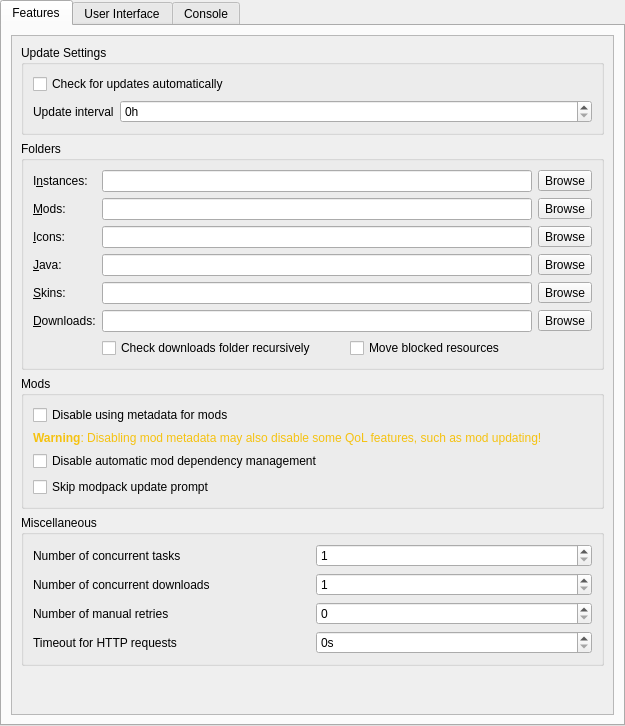
<?xml version="1.0" encoding="UTF-8"?>
<ui version="4.0">
 <class>LauncherPage</class>
 <widget class="QWidget" name="LauncherPage">
  <property name="geometry">
   <rect>
    <x>0</x>
    <y>0</y>
    <width>625</width>
    <height>726</height>
   </rect>
  </property>
  <property name="sizePolicy">
   <sizepolicy hsizetype="MinimumExpanding" vsizetype="MinimumExpanding">
    <horstretch>0</horstretch>
    <verstretch>0</verstretch>
   </sizepolicy>
  </property>
  <layout class="QVBoxLayout" name="mainLayout">
   <property name="leftMargin">
    <number>0</number>
   </property>
   <property name="topMargin">
    <number>0</number>
   </property>
   <property name="rightMargin">
    <number>0</number>
   </property>
   <property name="bottomMargin">
    <number>0</number>
   </property>
   <item>
    <widget class="QTabWidget" name="tabWidget">
     <property name="toolTip">
      <string notr="true"/>
     </property>
     <property name="tabShape">
      <enum>QTabWidget::Rounded</enum>
     </property>
     <property name="currentIndex">
      <number>0</number>
     </property>
     <widget class="QWidget" name="featuresTab">
      <attribute name="title">
       <string>Features</string>
      </attribute>
      <layout class="QVBoxLayout" name="verticalLayout_9">
       <item>
        <widget class="QScrollArea" name="scrollArea">
         <property name="horizontalScrollBarPolicy">
          <enum>Qt::ScrollBarAsNeeded</enum>
         </property>
         <property name="widgetResizable">
          <bool>true</bool>
         </property>
         <widget class="QWidget" name="scrollAreaWidgetContents">
          <property name="geometry">
           <rect>
            <x>0</x>
            <y>0</y>
            <width>591</width>
            <height>837</height>
           </rect>
          </property>
          <layout class="QVBoxLayout" name="verticalLayout_8">
           <item>
            <widget class="QGroupBox" name="updateSettingsBox">
             <property name="title">
              <string>Update Settings</string>
             </property>
             <layout class="QVBoxLayout" name="verticalLayout_7">
              <item>
               <widget class="QCheckBox" name="autoUpdateCheckBox">
                <property name="text">
                 <string>Check for updates automatically</string>
                </property>
               </widget>
              </item>
              <item>
               <layout class="QFormLayout" name="updateSetingsLayout">
                <item row="0" column="0">
                 <widget class="QLabel" name="updateIntervalLabel">
                  <property name="text">
                   <string>Update interval</string>
                  </property>
                 </widget>
                </item>
                <item row="0" column="1">
                 <widget class="QSpinBox" name="updateIntervalSpinBox">
                  <property name="toolTip">
                   <string>Set it to 0 to only check on launch</string>
                  </property>
                  <property name="suffix">
                   <string>h</string>
                  </property>
                  <property name="minimum">
                   <number>0</number>
                  </property>
                  <property name="maximum">
                   <number>99999999</number>
                  </property>
                 </widget>
                </item>
               </layout>
              </item>
             </layout>
            </widget>
           </item>
           <item>
            <widget class="QGroupBox" name="foldersBox">
             <property name="title">
              <string>Folders</string>
             </property>
             <layout class="QGridLayout" name="foldersBoxLayout">
              <item row="8" column="0">
               <widget class="QLabel" name="labelDownloadsDir">
                <property name="text">
                 <string>&amp;Downloads:</string>
                </property>
                <property name="buddy">
                 <cstring>downloadsDirTextBox</cstring>
                </property>
               </widget>
              </item>
              <item row="8" column="2">
               <widget class="QToolButton" name="downloadsDirBrowseBtn">
                <property name="text">
                 <string>Browse</string>
                </property>
               </widget>
              </item>
              <item row="2" column="1">
               <widget class="QLineEdit" name="iconsDirTextBox"/>
              </item>
              <item row="3" column="1">
               <widget class="QLineEdit" name="javaDirTextBox"/>
              </item>
              <item row="4" column="0">
               <widget class="QLabel" name="labelSkinsDir">
                <property name="text">
                 <string>&amp;Skins:</string>
                </property>
                <property name="buddy">
                 <cstring>skinsDirTextBox</cstring>
                </property>
               </widget>
              </item>
              <item row="2" column="0">
               <widget class="QLabel" name="labelIconsDir">
                <property name="text">
                 <string>&amp;Icons:</string>
                </property>
                <property name="buddy">
                 <cstring>iconsDirTextBox</cstring>
                </property>
               </widget>
              </item>
              <item row="9" column="1" colspan="2">
               <layout class="QHBoxLayout" name="downloadModsCheckLayout">
                <item>
                 <widget class="QCheckBox" name="downloadsDirWatchRecursiveCheckBox">
                  <property name="toolTip">
                   <string>When enabled, in addition to the downloads folder, its sub folders will also be searched when looking for resources (e.g. when looking for blocked mods on CurseForge).</string>
                  </property>
                  <property name="text">
                   <string>Check downloads folder recursively</string>
                  </property>
                 </widget>
                </item>
                <item>
                 <widget class="QCheckBox" name="downloadsDirMoveCheckBox">
                  <property name="toolTip">
                   <string>When enabled, it will move blocked resources instead of copying them.</string>
                  </property>
                  <property name="text">
                   <string>Move blocked resources</string>
                  </property>
                 </widget>
                </item>
               </layout>
              </item>
              <item row="8" column="1">
               <widget class="QLineEdit" name="downloadsDirTextBox"/>
              </item>
              <item row="3" column="0">
               <widget class="QLabel" name="labelJavaDir">
                <property name="text">
                 <string>&amp;Java:</string>
                </property>
                <property name="buddy">
                 <cstring>javaDirTextBox</cstring>
                </property>
               </widget>
              </item>
              <item row="1" column="0">
               <widget class="QLabel" name="labelModsDir">
                <property name="text">
                 <string>&amp;Mods:</string>
                </property>
                <property name="buddy">
                 <cstring>modsDirTextBox</cstring>
                </property>
               </widget>
              </item>
              <item row="4" column="1">
               <widget class="QLineEdit" name="skinsDirTextBox"/>
              </item>
              <item row="1" column="1">
               <widget class="QLineEdit" name="modsDirTextBox"/>
              </item>
              <item row="0" column="1">
               <widget class="QLineEdit" name="instDirTextBox"/>
              </item>
              <item row="1" column="2">
               <widget class="QToolButton" name="modsDirBrowseBtn">
                <property name="text">
                 <string>Browse</string>
                </property>
               </widget>
              </item>
              <item row="0" column="2">
               <widget class="QToolButton" name="instDirBrowseBtn">
                <property name="text">
                 <string>Browse</string>
                </property>
               </widget>
              </item>
              <item row="2" column="2">
               <widget class="QToolButton" name="iconsDirBrowseBtn">
                <property name="text">
                 <string>Browse</string>
                </property>
               </widget>
              </item>
              <item row="0" column="0">
               <widget class="QLabel" name="labelInstDir">
                <property name="text">
                 <string>I&amp;nstances:</string>
                </property>
                <property name="buddy">
                 <cstring>instDirTextBox</cstring>
                </property>
               </widget>
              </item>
              <item row="3" column="2">
               <widget class="QToolButton" name="javaDirBrowseBtn">
                <property name="text">
                 <string>Browse</string>
                </property>
               </widget>
              </item>
              <item row="4" column="2">
               <widget class="QToolButton" name="skinsDirBrowseBtn">
                <property name="text">
                 <string>Browse</string>
                </property>
               </widget>
              </item>
             </layout>
            </widget>
           </item>
           <item>
            <widget class="QGroupBox" name="modsBox">
             <property name="title">
              <string>Mods</string>
             </property>
             <layout class="QVBoxLayout" name="verticalLayout_4">
              <item>
               <widget class="QCheckBox" name="metadataDisableBtn">
                <property name="toolTip">
                 <string>Disable using metadata provided by mod providers (like Modrinth or CurseForge) for mods.</string>
                </property>
                <property name="text">
                 <string>Disable using metadata for mods</string>
                </property>
               </widget>
              </item>
              <item>
               <widget class="QLabel" name="metadataWarningLabel">
                <property name="text">
                 <string>&lt;html&gt;&lt;head/&gt;&lt;body&gt;&lt;p&gt;&lt;span style=&quot; font-weight:600; color:#f5c211;&quot;&gt;Warning&lt;/span&gt;&lt;span style=&quot; color:#f5c211;&quot;&gt;: Disabling mod metadata may also disable some QoL features, such as mod updating!&lt;/span&gt;&lt;/p&gt;&lt;/body&gt;&lt;/html&gt;</string>
                </property>
                <property name="wordWrap">
                 <bool>true</bool>
                </property>
               </widget>
              </item>
              <item>
               <widget class="QCheckBox" name="dependenciesDisableBtn">
                <property name="toolTip">
                 <string>Disable the automatic detection, installation, and updating of mod dependencies.</string>
                </property>
                <property name="text">
                 <string>Disable automatic mod dependency management</string>
                </property>
               </widget>
              </item>
              <item>
               <widget class="QCheckBox" name="skipModpackUpdatePromptBtn">
                <property name="toolTip">
                 <string>When creating a new modpack instance, do not suggest updating existing instances instead.</string>
                </property>
                <property name="text">
                 <string>Skip modpack update prompt</string>
                </property>
               </widget>
              </item>
             </layout>
            </widget>
           </item>
           <item>
            <widget class="QGroupBox" name="miscellaneousGroupBox">
             <property name="title">
              <string>Miscellaneous</string>
             </property>
             <layout class="QGridLayout" name="gridLayout">
              <item row="1" column="1">
               <widget class="QSpinBox" name="numberOfConcurrentDownloadsSpinBox">
                <property name="minimum">
                 <number>1</number>
                </property>
               </widget>
              </item>
              <item row="0" column="0">
               <widget class="QLabel" name="numberOfConcurrentTasksLabel">
                <property name="text">
                 <string>Number of concurrent tasks</string>
                </property>
               </widget>
              </item>
              <item row="0" column="1">
               <widget class="QSpinBox" name="numberOfConcurrentTasksSpinBox">
                <property name="minimum">
                 <number>1</number>
                </property>
               </widget>
              </item>
              <item row="1" column="0">
               <widget class="QLabel" name="numberOfConcurrentDownloadsLabel">
                <property name="text">
                 <string>Number of concurrent downloads</string>
                </property>
               </widget>
              </item>
              <item row="2" column="0">
               <widget class="QLabel" name="numberOfManualRetriesLabel">
                <property name="text">
                 <string>Number of manual retries</string>
                </property>
               </widget>
              </item>
              <item row="2" column="1">
               <widget class="QSpinBox" name="numberOfManualRetriesSpinBox">
                <property name="minimum">
                 <number>0</number>
                </property>
               </widget>
              </item>
              <item row="3" column="0">
               <widget class="QLabel" name="timeoutSecondsLabel">
                <property name="toolTip">
                 <string>Seconds to wait until the requests are terminated</string>
                </property>
                <property name="text">
                 <string>Timeout for HTTP requests</string>
                </property>
               </widget>
              </item>
              <item row="3" column="1">
               <widget class="QSpinBox" name="timeoutSecondsSpinBox">
                <property name="suffix">
                 <string>s</string>
                </property>
               </widget>
              </item>
             </layout>
            </widget>
           </item>
           <item>
            <spacer name="verticalSpacer_FeaturesTab">
             <property name="orientation">
              <enum>Qt::Vertical</enum>
             </property>
             <property name="sizeHint" stdset="0">
              <size>
               <width>0</width>
               <height>0</height>
              </size>
             </property>
            </spacer>
           </item>
          </layout>
         </widget>
        </widget>
       </item>
      </layout>
     </widget>
     <widget class="QWidget" name="userInterfaceTab">
      <attribute name="title">
       <string>User Interface</string>
      </attribute>
      <layout class="QVBoxLayout" name="verticalLayout_6">
       <item>
        <widget class="QGroupBox" name="sortingModeBox">
         <property name="enabled">
          <bool>true</bool>
         </property>
         <property name="title">
          <string>Instance view sorting mode</string>
         </property>
         <layout class="QHBoxLayout" name="sortingModeBoxLayout">
          <item>
           <widget class="QRadioButton" name="sortLastLaunchedBtn">
            <property name="text">
             <string>&amp;By last launched</string>
            </property>
            <attribute name="buttonGroup">
             <string notr="true">sortingModeGroup</string>
            </attribute>
           </widget>
          </item>
          <item>
           <widget class="QRadioButton" name="sortByNameBtn">
            <property name="text">
             <string>By &amp;name</string>
            </property>
            <attribute name="buttonGroup">
             <string notr="true">sortingModeGroup</string>
            </attribute>
           </widget>
          </item>
         </layout>
        </widget>
       </item>
       <item>
        <widget class="QGroupBox" name="themeBox">
         <property name="title">
          <string>Theme</string>
         </property>
         <layout class="QVBoxLayout" name="verticalLayout_5">
          <item>
           <widget class="ThemeCustomizationWidget" name="themeCustomizationWidget" native="true"/>
          </item>
         </layout>
        </widget>
       </item>
       <item>
        <widget class="QGroupBox" name="catBox">
         <property name="title">
          <string>Cat</string>
         </property>
         <layout class="QGridLayout" name="gridLayout_5">
          <item row="1" column="0">
           <widget class="QLabel" name="catFitLabel">
            <property name="text">
             <string>Fit</string>
            </property>
           </widget>
          </item>
          <item row="0" column="0">
           <widget class="QLabel" name="catOpacityLabel">
            <property name="toolTip">
             <string>Set the cat's opacity. 0% is fully transparent and 100% is fully opaque.</string>
            </property>
            <property name="text">
             <string>Opacity</string>
            </property>
           </widget>
          </item>
          <item row="0" column="3">
           <widget class="QSpinBox" name="catOpacitySpinBox">
            <property name="specialValueText">
             <string/>
            </property>
            <property name="suffix">
             <string>%</string>
            </property>
            <property name="maximum">
             <number>100</number>
            </property>
            <property name="value">
             <number>0</number>
            </property>
           </widget>
          </item>
          <item row="0" column="2">
           <spacer name="catOpacityHorizontalSpacer">
            <property name="orientation">
             <enum>Qt::Horizontal</enum>
            </property>
            <property name="sizeHint" stdset="0">
             <size>
              <width>40</width>
              <height>20</height>
             </size>
            </property>
           </spacer>
          </item>
          <item row="1" column="2">
           <spacer name="catFitHorizontalSpacer">
            <property name="orientation">
             <enum>Qt::Horizontal</enum>
            </property>
            <property name="sizeHint" stdset="0">
             <size>
              <width>40</width>
              <height>20</height>
             </size>
            </property>
           </spacer>
          </item>
          <item row="1" column="3">
           <widget class="QComboBox" name="catFitComboBox">
            <property name="currentIndex">
             <number>0</number>
            </property>
            <item>
             <property name="text">
              <string>Fit</string>
             </property>
            </item>
            <item>
             <property name="text">
              <string>Fill</string>
             </property>
            </item>
            <item>
             <property name="text">
              <string>Stretch</string>
             </property>
            </item>
           </widget>
          </item>
         </layout>
        </widget>
       </item>
       <item>
        <widget class="QGroupBox" name="toolsBox">
         <property name="sizePolicy">
          <sizepolicy hsizetype="Preferred" vsizetype="Preferred">
           <horstretch>0</horstretch>
           <verstretch>0</verstretch>
          </sizepolicy>
         </property>
         <property name="title">
          <string>Tools</string>
         </property>
         <layout class="QVBoxLayout" name="verticalLayout">
          <item>
           <widget class="QCheckBox" name="preferMenuBarCheckBox">
            <property name="toolTip">
             <string>The menubar is more friendly for keyboard-driven interaction.</string>
            </property>
            <property name="text">
             <string>&amp;Replace toolbar with menubar</string>
            </property>
           </widget>
          </item>
         </layout>
        </widget>
       </item>
       <item>
        <spacer name="verticalSpacer_UserInterfaceTab">
         <property name="orientation">
          <enum>Qt::Vertical</enum>
         </property>
         <property name="sizeHint" stdset="0">
          <size>
           <width>0</width>
           <height>0</height>
          </size>
         </property>
        </spacer>
       </item>
      </layout>
     </widget>
     <widget class="QWidget" name="consoleTab">
      <attribute name="title">
       <string>Console</string>
      </attribute>
      <layout class="QVBoxLayout" name="verticalLayout_2">
       <item>
        <widget class="QGroupBox" name="consoleSettingsBox">
         <property name="title">
          <string>Console Settings</string>
         </property>
         <layout class="QVBoxLayout" name="verticalLayout_3">
          <item>
           <widget class="QCheckBox" name="showConsoleCheck">
            <property name="text">
             <string>Show console while the game is &amp;running</string>
            </property>
           </widget>
          </item>
          <item>
           <widget class="QCheckBox" name="autoCloseConsoleCheck">
            <property name="text">
             <string>&amp;Automatically close console when the game quits</string>
            </property>
           </widget>
          </item>
          <item>
           <widget class="QCheckBox" name="showConsoleErrorCheck">
            <property name="text">
             <string>Show console when the game &amp;crashes</string>
            </property>
           </widget>
          </item>
         </layout>
        </widget>
       </item>
       <item>
        <widget class="QGroupBox" name="groupBox_4">
         <property name="title">
          <string>&amp;History limit</string>
         </property>
         <layout class="QGridLayout" name="gridLayout_3">
          <item row="1" column="0">
           <widget class="QCheckBox" name="checkStopLogging">
            <property name="text">
             <string>&amp;Stop logging when log overflows</string>
            </property>
           </widget>
          </item>
          <item row="0" column="0">
           <widget class="QSpinBox" name="lineLimitSpinBox">
            <property name="sizePolicy">
             <sizepolicy hsizetype="Expanding" vsizetype="Fixed">
              <horstretch>0</horstretch>
              <verstretch>0</verstretch>
             </sizepolicy>
            </property>
            <property name="suffix">
             <string> lines</string>
            </property>
            <property name="minimum">
             <number>10000</number>
            </property>
            <property name="maximum">
             <number>1000000</number>
            </property>
            <property name="singleStep">
             <number>10000</number>
            </property>
            <property name="value">
             <number>100000</number>
            </property>
           </widget>
          </item>
         </layout>
        </widget>
       </item>
       <item>
        <widget class="QGroupBox" name="themeBox_2">
         <property name="sizePolicy">
          <sizepolicy hsizetype="Preferred" vsizetype="MinimumExpanding">
           <horstretch>0</horstretch>
           <verstretch>0</verstretch>
          </sizepolicy>
         </property>
         <property name="title">
          <string>Console &amp;font</string>
         </property>
         <layout class="QGridLayout" name="gridLayout_2">
          <item row="1" column="0" colspan="2">
           <widget class="QTextEdit" name="fontPreview">
            <property name="sizePolicy">
             <sizepolicy hsizetype="Expanding" vsizetype="MinimumExpanding">
              <horstretch>0</horstretch>
              <verstretch>0</verstretch>
             </sizepolicy>
            </property>
            <property name="horizontalScrollBarPolicy">
             <enum>Qt::ScrollBarAsNeeded</enum>
            </property>
            <property name="undoRedoEnabled">
             <bool>false</bool>
            </property>
            <property name="textInteractionFlags">
             <set>Qt::TextSelectableByKeyboard|Qt::TextSelectableByMouse</set>
            </property>
           </widget>
          </item>
          <item row="0" column="0">
           <widget class="QFontComboBox" name="consoleFont">
            <property name="sizePolicy">
             <sizepolicy hsizetype="Expanding" vsizetype="Fixed">
              <horstretch>0</horstretch>
              <verstretch>0</verstretch>
             </sizepolicy>
            </property>
           </widget>
          </item>
          <item row="0" column="1">
           <widget class="QSpinBox" name="fontSizeBox">
            <property name="minimum">
             <number>5</number>
            </property>
            <property name="maximum">
             <number>16</number>
            </property>
            <property name="value">
             <number>11</number>
            </property>
           </widget>
          </item>
         </layout>
        </widget>
       </item>
      </layout>
     </widget>
    </widget>
   </item>
  </layout>
 </widget>
 <customwidgets>
  <customwidget>
   <class>ThemeCustomizationWidget</class>
   <extends>QWidget</extends>
   <header>ui/widgets/ThemeCustomizationWidget.h</header>
   <container>1</container>
  </customwidget>
 </customwidgets>
 <tabstops>
  <tabstop>tabWidget</tabstop>
  <tabstop>scrollArea</tabstop>
  <tabstop>autoUpdateCheckBox</tabstop>
  <tabstop>updateIntervalSpinBox</tabstop>
  <tabstop>instDirTextBox</tabstop>
  <tabstop>instDirBrowseBtn</tabstop>
  <tabstop>modsDirTextBox</tabstop>
  <tabstop>modsDirBrowseBtn</tabstop>
  <tabstop>iconsDirTextBox</tabstop>
  <tabstop>iconsDirBrowseBtn</tabstop>
  <tabstop>javaDirTextBox</tabstop>
  <tabstop>javaDirBrowseBtn</tabstop>
  <tabstop>skinsDirTextBox</tabstop>
  <tabstop>skinsDirBrowseBtn</tabstop>
  <tabstop>downloadsDirTextBox</tabstop>
  <tabstop>downloadsDirBrowseBtn</tabstop>
  <tabstop>downloadsDirWatchRecursiveCheckBox</tabstop>
  <tabstop>metadataDisableBtn</tabstop>
  <tabstop>dependenciesDisableBtn</tabstop>
  <tabstop>skipModpackUpdatePromptBtn</tabstop>
  <tabstop>numberOfConcurrentTasksSpinBox</tabstop>
  <tabstop>numberOfConcurrentDownloadsSpinBox</tabstop>
  <tabstop>numberOfManualRetriesSpinBox</tabstop>
  <tabstop>timeoutSecondsSpinBox</tabstop>
  <tabstop>sortLastLaunchedBtn</tabstop>
  <tabstop>sortByNameBtn</tabstop>
  <tabstop>catOpacitySpinBox</tabstop>
  <tabstop>catFitComboBox</tabstop>
  <tabstop>preferMenuBarCheckBox</tabstop>
  <tabstop>showConsoleCheck</tabstop>
  <tabstop>autoCloseConsoleCheck</tabstop>
  <tabstop>showConsoleErrorCheck</tabstop>
  <tabstop>lineLimitSpinBox</tabstop>
  <tabstop>checkStopLogging</tabstop>
  <tabstop>consoleFont</tabstop>
  <tabstop>fontSizeBox</tabstop>
  <tabstop>fontPreview</tabstop>
 </tabstops>
 <resources/>
 <connections/>
 <buttongroups>
  <buttongroup name="sortingModeGroup"/>
 </buttongroups>
</ui>
